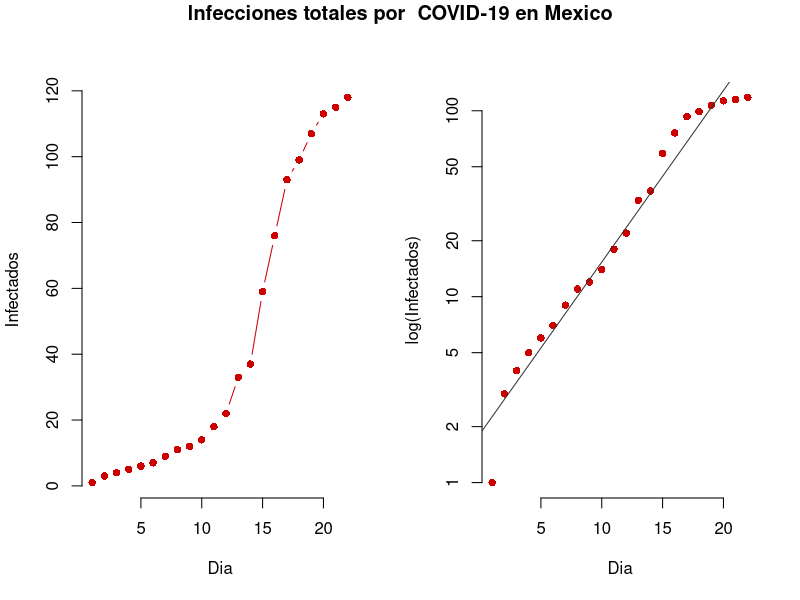
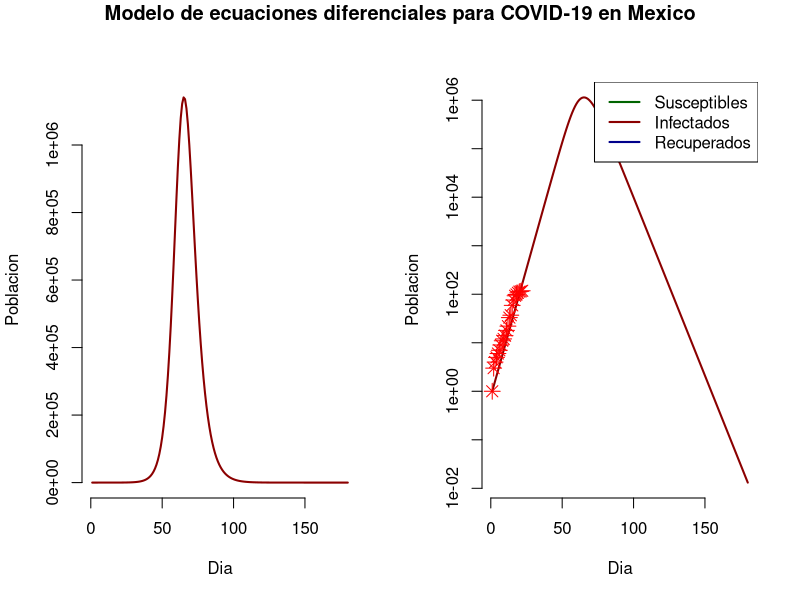

Source code (R) for these figures, in order:
## ---- chunk 1
library(dplyr); library(deSolve)
knitr::opts_chunk$set(warning = F, message = F, echo = F)
## ---- chunk 2
MexDF <- read.csv("MexDF.csv")
# Population of Mexico
N <- 12893275

Infected <- MexDF %>%
  group_by(fecha) %>%
  summarise(N = n()) %>%
  mutate(CumSum = cumsum(N)) %>%
  pull(CumSum)

# Days since started
Day <- 1:(length(Infected))
## ---- chunk 3
par(mfrow = c(1, 2), bty = 'n')
plot(Day, Infected, type ="b", pch = 16, col = "red3", xlab = "Dia", ylab = "Infectados", bty = "n")
plot(Day, Infected, log = "y", pch = 16, col = "red3", xlab = "Dia", ylab = "log(Infectados)", bty = 'n')
abline(lm(log10(Infected) ~ Day), col = "grey20")
title("Infecciones totales por  COVID-19 en Mexico", outer = TRUE, line = -1)
## ---- chunk 4
################################### 
## Functions
# Create a SIR function
SIR <- function(time, state, parameters) {
  par <- as.list(c(state, parameters))
  with(par, {
    dS <- -beta/N * I * S
    dI <- beta/N * I * S - gamma * I
    dR <- gamma * I
    list(c(dS, dI, dR))
    })
}

RSS <- function(parameters) {
  names(parameters) <- c("beta", "gamma")
  out <- ode(y = init, times = Day, func = SIR, parms = parameters)
  fit <- out[ , 3]
  sum((Infected - fit)^2)
}

CNV <- function(x){
  if(x == "CONVERGENCE: REL_REDUCTION_OF_F <= FACTR*EPSMCH"){
    return("Buena Convergencia del Modelo")
  } else{
    return("Modelo fallo a converger")
  }
}
###################################
# Initial conditions for the model
init <- c(S = N-Infected[1], 
          I = Infected[1], 
          R = 0)

Opt <- optim(c(0.5, 0.5), RSS, method = "L-BFGS-B", lower = c(0, 0), upper = c(1, 1)) # optimize with some sensible conditions
Opt_par <- setNames(Opt$par, c("beta", "gamma"))
## ---- chunk 5
t <- 1:180 # time in days
fit <- data.frame(ode(y = init, times = t, func = SIR, parms = Opt_par))
col <- c("darkgreen", "darkred", "darkblue") # colour
par(mfrow = c(1, 2), bty = 'n')
plot(I~time, data = fit, type = "l", xlab = "Dia", ylab = "Poblacion", lwd = 2, lty = 1, col = "darkred")
plot(I~time, data = fit, type = "l", xlab = "Dia", ylab = "Poblacion", lwd = 2, lty = 1, col = "darkred", log = "y")
points(Day, Infected, pch = 8, col = "red", cex = 1.5)

legend("topright", c("Susceptibles", "Infectados", "Recuperados"), lty = 1, lwd = 2, col = col)
title("Modelo de ecuaciones diferenciales para COVID-19 en Mexico", outer = TRUE, line = -1)
df <- fit[fit$I == max(fit$I), "I", drop = FALSE] # height of pandemic
## ---- chunk 6
# Opt_par[1] <- Opt_par[1]*0.9
# 
# fit <- data.frame(ode(y = init, times = t, func = SIR, parms = Opt_par))
# plot(I~time, data = fit, type = "l", xlab = "Dia", ylab = "Poblacion", lwd = 2, lty = 1, col = "darkred")
# df2 <- fit[fit$I == max(fit$I), "I", drop = FALSE] # height of pandemic
## ---- chunk 7
# rownames(df2)
## ---- chunk 8
# 1 - df2$I / df$I
